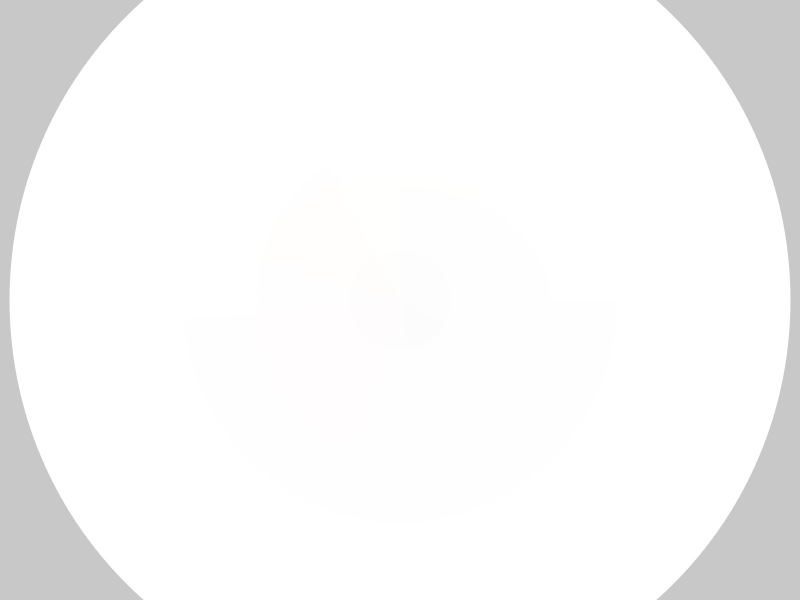
Frame 1 (no input)
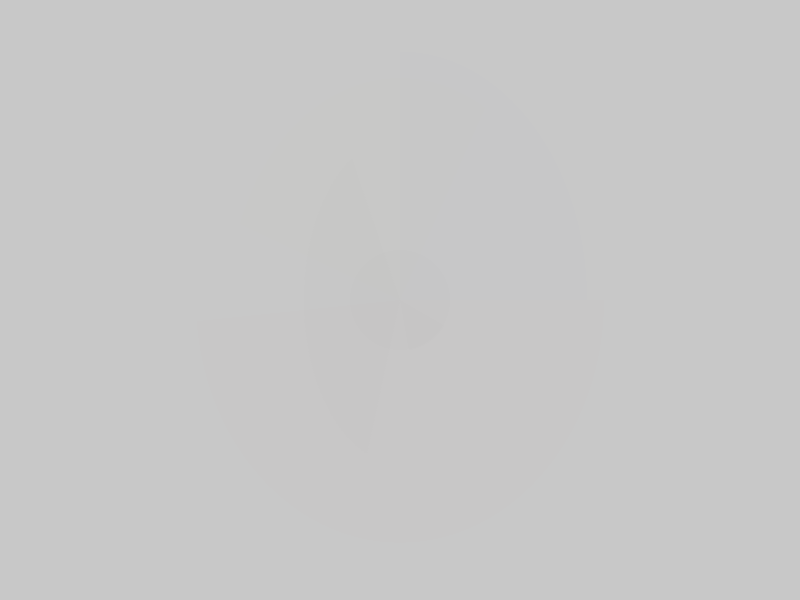
Frame 60 (the mouse pressed at the canvas centre just before this capture)
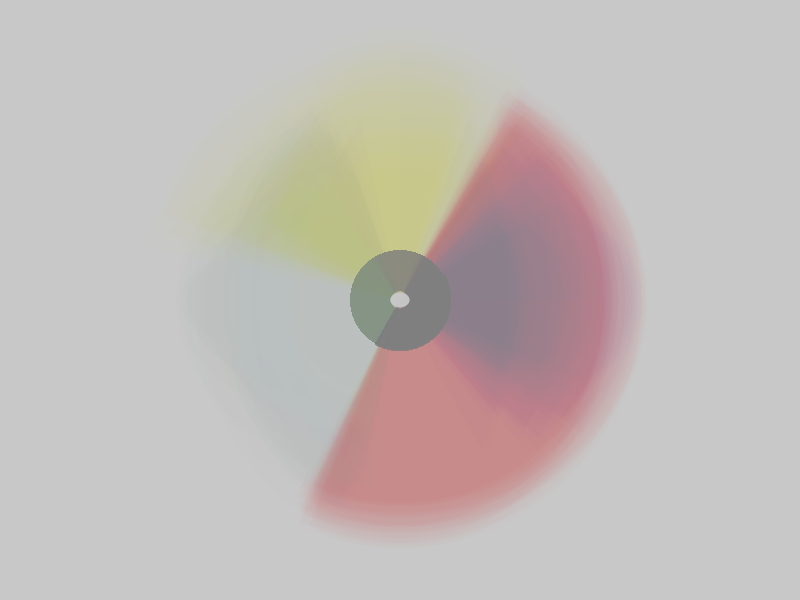
Frame 120 (the mouse held since frame 60 and released just before this capture)

The Processing sketch that drew these frames (run headless with seeded random() and noise(); from frame 60 on, the mouse is pressed at the canvas centre):

// Processing sketch: processing_62625
// ── processing_62625.pde

float xcent=width/2;
float ycent=height/2;
void setup() {
   
  size(800,600);
  smooth();
  noStroke();
  frameRate(50);
 background (200,.1);

}

float a = random(30,255);
float b = random(0,10);
float c = mouseY-300;
float d = mouseX-400;


void draw(){
 smooth();

ellipseMode(RADIUS);
ellipse(width/2,height/2, mouseX+random(0,10)-400,mouseX+random(0,10)-400); 

ellipseMode(CENTER);
fill(random(30,255),random(30,255),a,2);
arc(width/2,height/2, 150+random(300), 150+random(300),   radians(50+c), radians(180+c));
fill(10,10,50+a,1);
arc(width/2,height/2, 200+random(300),200+random(300),   radians(270+mouseX), radians(360+mouseX));
fill(a,a,50,1);
arc(width/2,height/2, 250+random(300),250+random(300),   radians(200), radians(300));
fill(a,50,100,1);
arc(width/2,height/2, 400+random(100),400+random(100),   radians(0+mouseY), radians(175+mouseY));
fill(a,a,200,1);

 smooth();
 fill(0,0,0,2-1);
 
arc(400,300, 100+b,100+b,   radians(30+mouseY), radians(80+mouseX)); 


ellipse (400,300,100,100);
  fill (200);
  }
